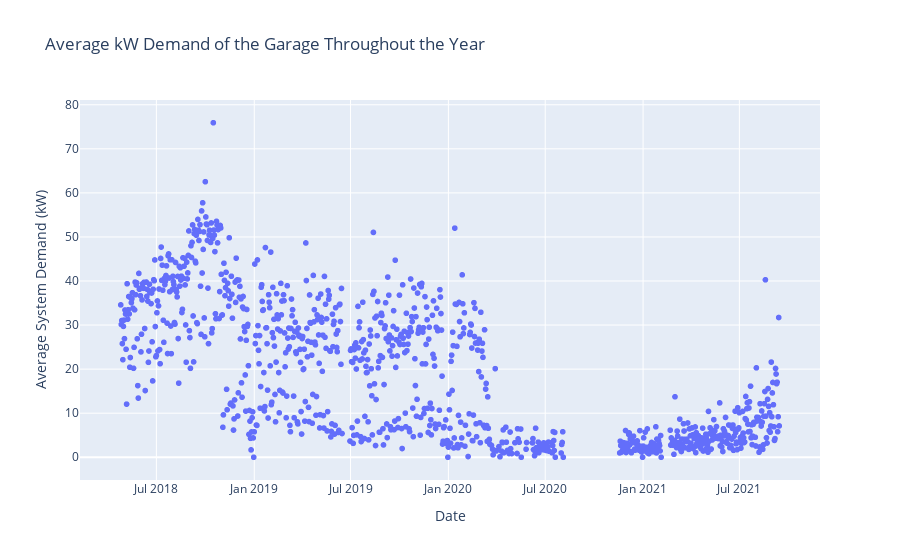

The cell this chart's notebook holds for it:
### Code cell
import pandas as pd
import numpy as np
import plotly.graph_objects as go
import plotly.express as px
from datetime import datetime


df1 = pd.read_csv('YEAR\\sessions_filtered_2018.csv') # Load the extra data for 2019
df2 = pd.read_csv('YEAR\\sessions_filtered_2019.csv')  # use raw string for Windows paths
df3 = pd.read_csv('YEAR\\sessions_filtered_2020.csv')  # use raw string for Windows paths 
df4 = pd.read_csv('YEAR\\sessions_filtered_2021.csv')  # use raw string for Windows paths

df = pd.concat([df1, df2, df3, df4], ignore_index=True)
df.dropna(subset=['sessionID', 'connectionTime', 'disconnectTime', 'doneChargingTime', 'kWhDelivered'], inplace=True)

for col in ['connectionTime', 'disconnectTime', 'doneChargingTime']:
    df[col] = pd.to_datetime(df[col], errors='coerce')

df.dropna(subset=['connectionTime', 'disconnectTime'], inplace=True)

df['charge_duration'] = (df['doneChargingTime'] - df['connectionTime']).dt.total_seconds() / 3600.0
df = df[df['charge_duration'] > 0]

df['power_output'] = df['kWhDelivered'] / df['charge_duration']


df_start = df[['connectionTime', 'power_output']].copy()
df_start.rename(columns={'connectionTime': 'timestamp'}, inplace=True)

df_end = df[['doneChargingTime', 'power_output']].copy()
df_end.rename(columns={'doneChargingTime': 'timestamp'}, inplace=True)
df_end['power_output'] = -df_end['power_output']


events_df = pd.concat([df_start, df_end]).sort_values('timestamp')

events_df['total_power'] = events_df['power_output'].cumsum()

events_df = events_df.set_index('timestamp')

daily_avg = events_df['total_power'].resample('D').mean().reset_index()


fig_demand = px.scatter(daily_avg,
                     x='timestamp',
                     y='total_power',
                     labels={'timestamp': 'Date', 'total_power': 'Average System Demand (kW)'},
                     title='Average kW Demand of the Garage Throughout the Year')
fig_demand.show()

### Figure 1 — Plotly figure (JSON) as saved in the notebook; plotly's stock layout.template omitted (floating-point values rounded to 4 significant figures; data arrays with more than 128 entries replaced by an {"elided": "..."} marker saying what was removed)
{"data": [{"hovertemplate": "Date=%{x}<br>Average System Demand (kW)=%{y}<extra></extra>", "legendgroup": "", "marker": {"color": "#636efa", "symbol": "circle"}, "mode": "markers", "name": "", "showlegend": false, "type": "scattergl", "x": {"elided": "1239 str values"}, "xaxis": "x", "y": {"elided": "1239 float values"}, "yaxis": "y"}], "layout": {"legend": {"tracegroupgap": 0}, "title": {"text": "Average kW Demand of the Garage Throughout the Year"}, "xaxis": {"anchor": "y", "domain": [0, 1], "title": {"text": "Date"}}, "yaxis": {"anchor": "x", "domain": [0, 1], "title": {"text": "Average System Demand (kW)"}}}}
